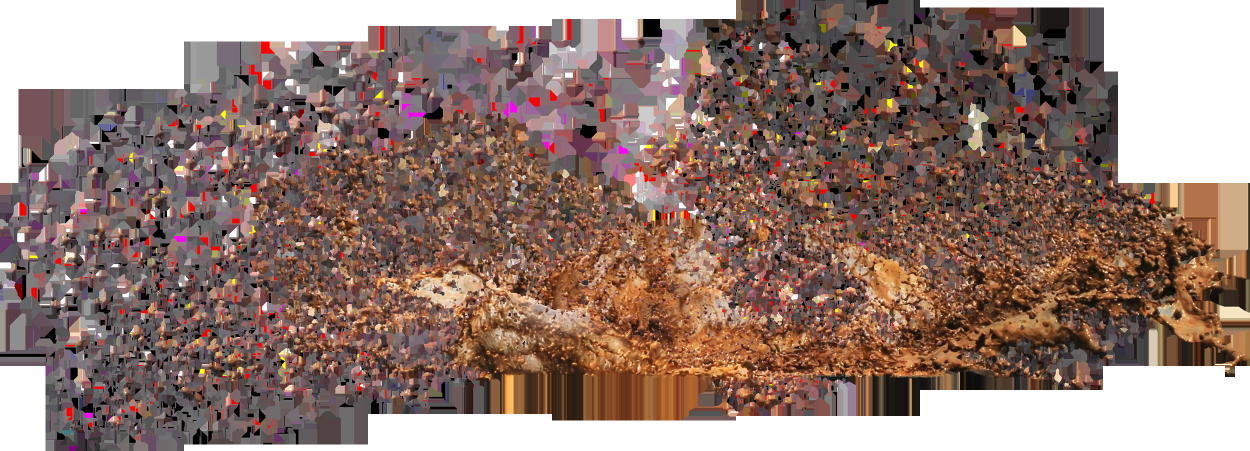
#> input picture dataset_generation/crawled/mud/000002.png, 2500 x 901 px, found by its file name (shown at 1/2 size); its folder holds only this picture in this run
$ python label.py
#> lines starting #> are read from the running program, lines starting #| are printed output that depends on the picture
import cv2 as cv
import shutil
import os
import sys

INPUT_DIR = 'dataset_generation/crawled/mud'
OUTPUT_BASE = 'dataset_generation/labeled/'
WINDOW_NAME = 'mud? (y/*)'

MAX_HEIGHT = 500
MAX_WIDTH = 500

def main():
    cv.namedWindow(WINDOW_NAME)

    output_dir = os.path.join(OUTPUT_BASE, 'mud')

    if not os.path.exists(output_dir):
        os.makedirs(output_dir)

    for name in sorted(os.listdir(INPUT_DIR)):
        input_path = os.path.join(INPUT_DIR, name)
        image = cv.imread(input_path)
#> image is the input picture: shape (901, 2500, 3); mean B, G, R 114.1, 122.6, 147.4

        height, width, _ = image.shape
#> height = 901; width = 2500
        ratio = height / width
#> ratio = 0.36

        if height > width:
            new_width = round(MAX_HEIGHT / ratio)
            resized_image = cv.resize(image, (new_width, MAX_HEIGHT))
        else:
            new_height = round(MAX_WIDTH * ratio)
#> new_height = 180
            resized_image = cv.resize(image, (MAX_WIDTH, new_height))
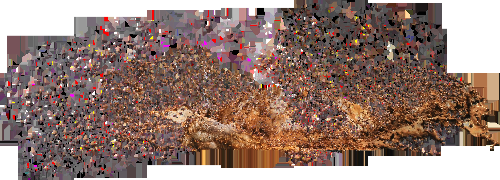
#> resized_image: shape (180, 500, 3); mean B, G, R 114, 122.5, 147.3

        cv.imshow(WINDOW_NAME, resized_image)

        while True:
            if cv.getWindowProperty(WINDOW_NAME, cv.WND_PROP_VISIBLE):
                key = cv.waitKey(1000) # um segundo
#> (key q is pressed here)
            else:
                key = ord('q')

            if key != -1:
                break

        if key == ord('q'):
            break

        if key == ord('y'):
            output_path = os.path.join(output_dir, name)
            shutil.copy(input_path, output_path)

    cv.destroyWindow(WINDOW_NAME)
    return 0

if __name__ == '__main__':
    sys.exit(main())
#> (the program exits here)

$ run again, on dataset_generation/crawled/mud/000006.png
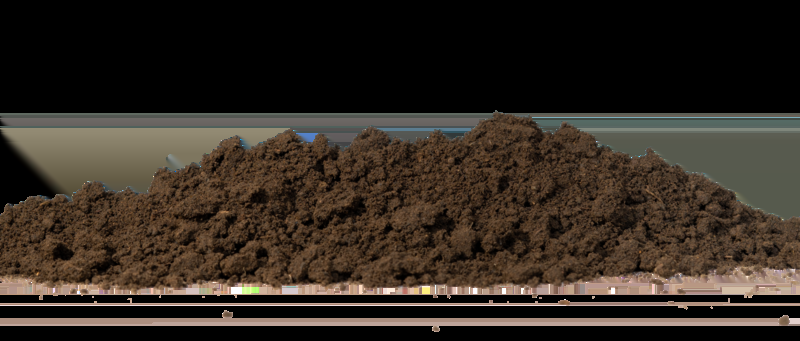
#> input picture dataset_generation/crawled/mud/000006.png, 800 x 341 px, found by its file name
#> in main, image is the input picture: shape (341, 800, 3); mean B, G, R 33.9, 42.2, 50.8
#> in main, `resized_image = cv.resize(image, (MAX_WIDTH, new_height))`:
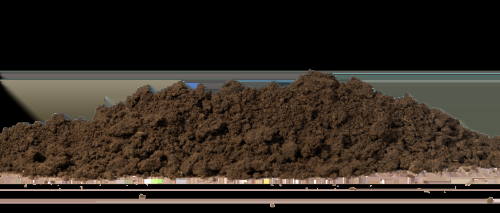
#> resized_image: shape (213, 500, 3); mean B, G, R 33.8, 42, 50.5

$ run again, on dataset_generation/crawled/mud/000007.jpg
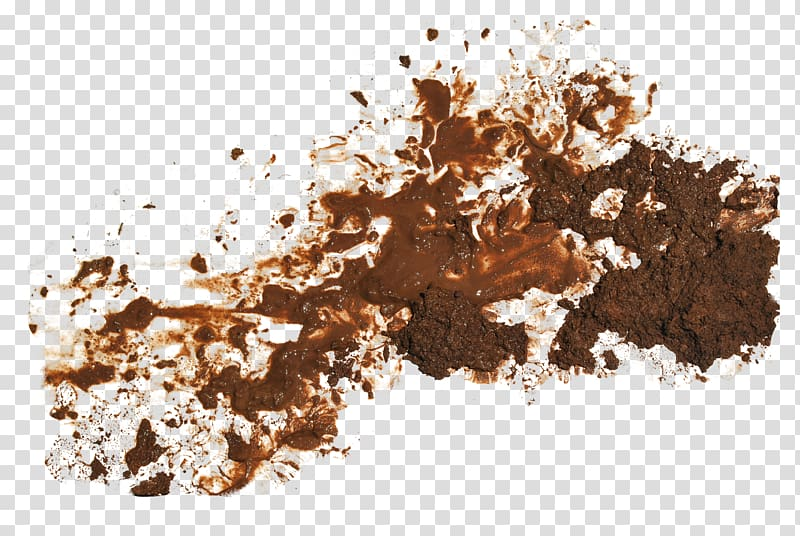
#> input picture dataset_generation/crawled/mud/000007.jpg, 800 x 536 px, found by its file name
#> in main, image is the input picture: shape (536, 800, 3); mean B, G, R 175.8, 185.9, 200.5
#> in main, `resized_image = cv.resize(image, (MAX_WIDTH, new_height))`:
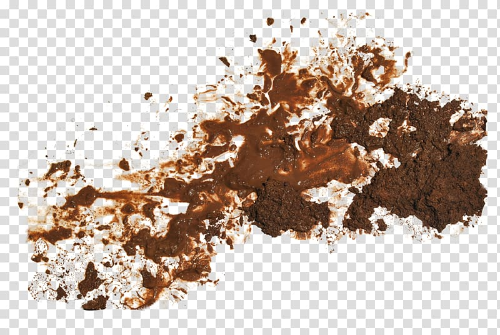
#> resized_image: shape (335, 500, 3); mean B, G, R 175.7, 185.8, 200.4

$ run again, on dataset_generation/crawled/mud/000008.png
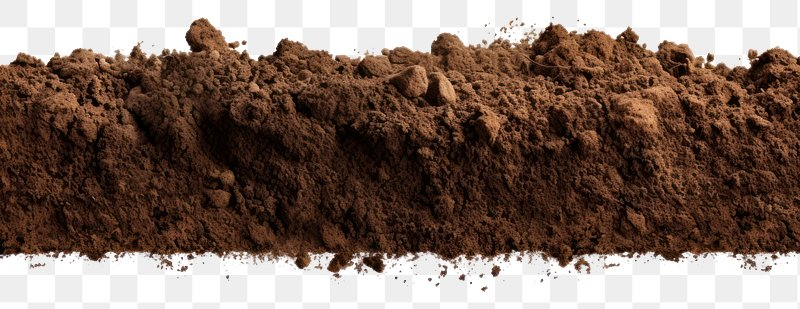
#> input picture dataset_generation/crawled/mud/000008.png, 800 x 309 px, found by its file name
#> in main, image is the input picture: shape (309, 800, 3); mean B, G, R 97.6, 107.7, 127.5
#> in main, `resized_image = cv.resize(image, (MAX_WIDTH, new_height))`:
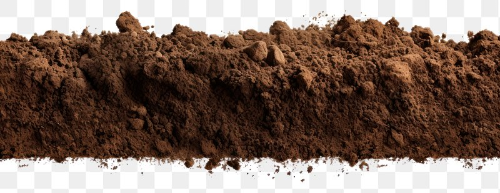
#> resized_image: shape (193, 500, 3); mean B, G, R 97.5, 107.6, 127.4
